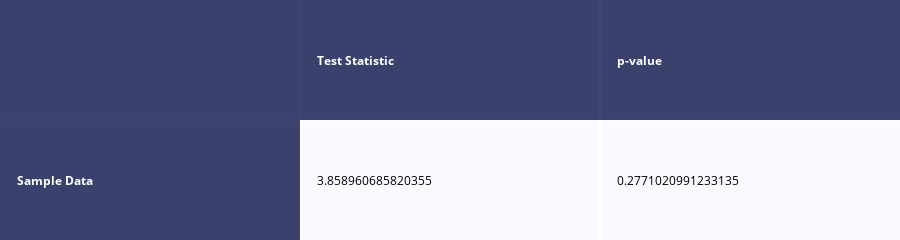

The notebook cell this image was saved under:
### Code cell
from plotly import figure_factory as FF

chisample_results=FF.create_table(Chi_square,index=True)
chisample_results

### Figure 1 — Plotly figure (JSON) as saved in the notebook; plotly's stock layout.template omitted (floating-point values rounded to 4 significant figures)
{"data": [{"colorscale": [[0, "#00083e"], [0.5, "#ededee"], [1, "#ffffff"]], "hoverinfo": "none", "opacity": 0.75, "showscale": false, "type": "heatmap", "z": [[0, 0, 0], [0, 0.5, 0.5]]}], "layout": {"annotations": [{"align": "left", "font": {"color": "#ffffff"}, "showarrow": false, "text": "<b></b>", "x": -0.45, "xanchor": "left", "xref": "x", "y": 0, "yref": "y"}, {"align": "left", "font": {"color": "#ffffff"}, "showarrow": false, "text": "<b>Test Statistic</b>", "x": 0.55, "xanchor": "left", "xref": "x", "y": 0, "yref": "y"}, {"align": "left", "font": {"color": "#ffffff"}, "showarrow": false, "text": "<b>p-value</b>", "x": 1.55, "xanchor": "left", "xref": "x", "y": 0, "yref": "y"}, {"align": "left", "font": {"color": "#ffffff"}, "showarrow": false, "text": "<b>Sample Data</b>", "x": -0.45, "xanchor": "left", "xref": "x", "y": 1, "yref": "y"}, {"align": "left", "font": {"color": "#000000"}, "showarrow": false, "text": "3.858960685820355", "x": 0.55, "xanchor": "left", "xref": "x", "y": 1, "yref": "y"}, {"align": "left", "font": {"color": "#000000"}, "showarrow": false, "text": "0.2771020991233135", "x": 1.55, "xanchor": "left", "xref": "x", "y": 1, "yref": "y"}], "height": 110, "margin": {"b": 0, "l": 0, "r": 0, "t": 0}, "xaxis": {"dtick": 1, "gridwidth": 2, "showticklabels": false, "tick0": -0.5, "ticks": "", "zeroline": false}, "yaxis": {"autorange": "reversed", "dtick": 1, "gridwidth": 2, "showticklabels": false, "tick0": 0.5, "ticks": "", "zeroline": false}}}
